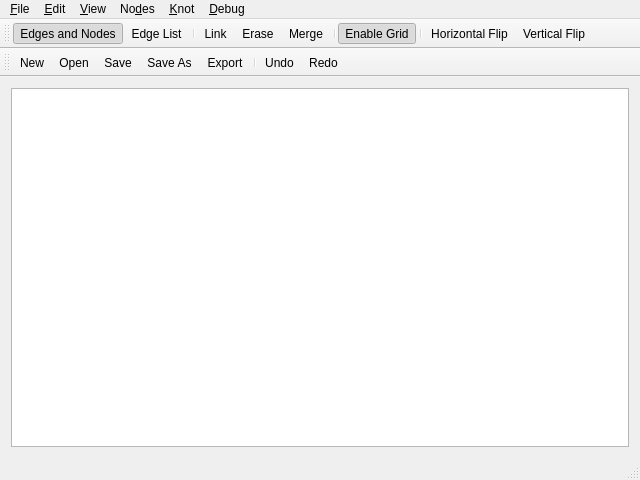
<?xml version="1.0" encoding="UTF-8"?>
<ui version="4.0">
 <class>Knot_Window</class>
 <widget class="QMainWindow" name="Knot_Window">
  <property name="geometry">
   <rect>
    <x>0</x>
    <y>0</y>
    <width>640</width>
    <height>480</height>
   </rect>
  </property>
  <property name="windowTitle">
   <string>Knotter</string>
  </property>
  <property name="windowIcon">
   <iconset resource="icons.qrc">
    <normaloff>:/img/logo.svg</normaloff>:/img/logo.svg</iconset>
  </property>
  <widget class="QWidget" name="centralWidget">
   <layout class="QGridLayout" name="gridLayout">
    <item row="0" column="0">
     <widget class="KnotView" name="canvas"/>
    </item>
   </layout>
  </widget>
  <widget class="QMenuBar" name="menuBar">
   <property name="geometry">
    <rect>
     <x>0</x>
     <y>0</y>
     <width>640</width>
     <height>21</height>
    </rect>
   </property>
   <widget class="QMenu" name="menu_File">
    <property name="title">
     <string>&amp;File</string>
    </property>
    <addaction name="action_New"/>
    <addaction name="action_Open"/>
    <addaction name="separator"/>
    <addaction name="action_Save"/>
    <addaction name="actionSave_As"/>
    <addaction name="action_Export"/>
    <addaction name="separator"/>
    <addaction name="action_Quit"/>
   </widget>
   <widget class="QMenu" name="menuNo_des">
    <property name="title">
     <string>No&amp;des</string>
    </property>
    <addaction name="action_Link"/>
    <addaction name="action_Erase"/>
    <addaction name="action_Merge"/>
    <addaction name="separator"/>
    <addaction name="separator"/>
    <addaction name="action_Horizontal_Flip"/>
    <addaction name="action_Vertical_Flip"/>
   </widget>
   <widget class="QMenu" name="menu_Edit">
    <property name="title">
     <string>&amp;Edit</string>
    </property>
    <addaction name="action_Undo"/>
    <addaction name="action_Redo"/>
    <addaction name="separator"/>
    <addaction name="actionCut"/>
    <addaction name="action_Copy"/>
    <addaction name="action_Paste"/>
    <addaction name="separator"/>
    <addaction name="actionSelect_All"/>
    <addaction name="separator"/>
    <addaction name="action_Configure_Knotter"/>
   </widget>
   <widget class="QMenu" name="menu_View">
    <property name="title">
     <string>&amp;View</string>
    </property>
    <widget class="QMenu" name="menu_Zoom">
     <property name="title">
      <string>&amp;Zoom</string>
     </property>
     <addaction name="actionZoom_In"/>
     <addaction name="actionZoom_Out"/>
     <addaction name="action_Reset_Zoom"/>
    </widget>
    <widget class="QMenu" name="menu_Toolbars">
     <property name="title">
      <string>&amp;Toolbars</string>
     </property>
     <addaction name="action_Main"/>
     <addaction name="action_Knot_Editing"/>
    </widget>
    <addaction name="menu_Toolbars"/>
    <addaction name="separator"/>
    <addaction name="menu_Zoom"/>
    <addaction name="action_Reset_View"/>
    <addaction name="separator"/>
    <addaction name="actionShow_Graph"/>
    <addaction name="actionShow_Knot_line"/>
    <addaction name="separator"/>
    <addaction name="actionEnable_Grid"/>
    <addaction name="actionConfigure_G_rid"/>
    <addaction name="action_Move_Grid"/>
   </widget>
   <widget class="QMenu" name="menu_Knot">
    <property name="title">
     <string>&amp;Knot</string>
    </property>
    <addaction name="action_Style"/>
    <addaction name="separator"/>
    <addaction name="actionInsert_Edges"/>
    <addaction name="actionEdge_List"/>
    <addaction name="separator"/>
    <addaction name="actionRefresh_Path"/>
   </widget>
   <widget class="QMenu" name="menu_Debug">
    <property name="title">
     <string>&amp;Debug</string>
    </property>
    <addaction name="actionForce_Crash"/>
   </widget>
   <addaction name="menu_File"/>
   <addaction name="menu_Edit"/>
   <addaction name="menu_View"/>
   <addaction name="menuNo_des"/>
   <addaction name="menu_Knot"/>
   <addaction name="menu_Debug"/>
  </widget>
  <widget class="QStatusBar" name="statusbar"/>
  <widget class="QToolBar" name="EditBar">
   <property name="windowTitle">
    <string>EditBar</string>
   </property>
   <property name="allowedAreas">
    <set>Qt::AllToolBarAreas</set>
   </property>
   <attribute name="toolBarArea">
    <enum>TopToolBarArea</enum>
   </attribute>
   <attribute name="toolBarBreak">
    <bool>false</bool>
   </attribute>
   <addaction name="actionInsert_Edges"/>
   <addaction name="actionEdge_List"/>
   <addaction name="separator"/>
   <addaction name="action_Link"/>
   <addaction name="action_Erase"/>
   <addaction name="action_Merge"/>
   <addaction name="separator"/>
   <addaction name="actionEnable_Grid"/>
   <addaction name="separator"/>
   <addaction name="action_Horizontal_Flip"/>
   <addaction name="action_Vertical_Flip"/>
  </widget>
  <widget class="QToolBar" name="MainToolBar">
   <property name="windowTitle">
    <string>MainToolBar</string>
   </property>
   <attribute name="toolBarArea">
    <enum>TopToolBarArea</enum>
   </attribute>
   <attribute name="toolBarBreak">
    <bool>true</bool>
   </attribute>
   <addaction name="action_New"/>
   <addaction name="action_Open"/>
   <addaction name="action_Save"/>
   <addaction name="actionSave_As"/>
   <addaction name="action_Export"/>
   <addaction name="separator"/>
   <addaction name="action_Undo"/>
   <addaction name="action_Redo"/>
  </widget>
  <action name="action_Save">
   <property name="text">
    <string>&amp;Save</string>
   </property>
  </action>
  <action name="actionSave_As">
   <property name="text">
    <string>Save &amp;As...</string>
   </property>
  </action>
  <action name="action_Export">
   <property name="text">
    <string>E&amp;xport...</string>
   </property>
  </action>
  <action name="action_Open">
   <property name="text">
    <string>&amp;Open</string>
   </property>
  </action>
  <action name="action_New">
   <property name="text">
    <string>&amp;New</string>
   </property>
  </action>
  <action name="action_Quit">
   <property name="text">
    <string>&amp;Quit</string>
   </property>
  </action>
  <action name="actionInsert_Edges">
   <property name="checkable">
    <bool>true</bool>
   </property>
   <property name="checked">
    <bool>true</bool>
   </property>
   <property name="icon">
    <iconset resource="icons.qrc">
     <normaloff>:/img/edit_edges.svg</normaloff>:/img/edit_edges.svg</iconset>
   </property>
   <property name="text">
    <string>&amp;Edges and Nodes</string>
   </property>
   <property name="shortcut">
    <string>Alt+Shift+E</string>
   </property>
  </action>
  <action name="actionEdge_List">
   <property name="checkable">
    <bool>true</bool>
   </property>
   <property name="icon">
    <iconset resource="icons.qrc">
     <normaloff>:/img/edge_list.svg</normaloff>:/img/edge_list.svg</iconset>
   </property>
   <property name="text">
    <string>Edge &amp;List</string>
   </property>
   <property name="shortcut">
    <string>Alt+Shift+L</string>
   </property>
  </action>
  <action name="action_Link">
   <property name="icon">
    <iconset resource="icons.qrc">
     <normaloff>:/img/link.svg</normaloff>:/img/link.svg</iconset>
   </property>
   <property name="text">
    <string>&amp;Link</string>
   </property>
   <property name="toolTip">
    <string>Link Selected Nodes</string>
   </property>
   <property name="shortcut">
    <string>Ctrl+L</string>
   </property>
  </action>
  <action name="action_Erase">
   <property name="text">
    <string>&amp;Erase</string>
   </property>
   <property name="toolTip">
    <string>Erase Selected Nodes</string>
   </property>
   <property name="shortcut">
    <string>Del</string>
   </property>
  </action>
  <action name="action_Merge">
   <property name="icon">
    <iconset resource="icons.qrc">
     <normaloff>:/img/merge.svg</normaloff>:/img/merge.svg</iconset>
   </property>
   <property name="text">
    <string>&amp;Merge</string>
   </property>
   <property name="toolTip">
    <string>Merge Selected Nodes</string>
   </property>
   <property name="shortcut">
    <string>Ctrl+M</string>
   </property>
  </action>
  <action name="action_Undo">
   <property name="text">
    <string>&amp;Undo</string>
   </property>
  </action>
  <action name="action_Redo">
   <property name="text">
    <string>&amp;Redo</string>
   </property>
  </action>
  <action name="actionSelect_All">
   <property name="text">
    <string>Select &amp;All</string>
   </property>
  </action>
  <action name="actionRefresh_Path">
   <property name="text">
    <string>Refresh &amp;Path</string>
   </property>
  </action>
  <action name="action_Main">
   <property name="checkable">
    <bool>true</bool>
   </property>
   <property name="checked">
    <bool>true</bool>
   </property>
   <property name="text">
    <string>&amp;Main</string>
   </property>
  </action>
  <action name="action_Knot_Editing">
   <property name="checkable">
    <bool>true</bool>
   </property>
   <property name="checked">
    <bool>true</bool>
   </property>
   <property name="text">
    <string>&amp;Knot Editing</string>
   </property>
  </action>
  <action name="actionZoom_In">
   <property name="text">
    <string>Zoom &amp;In</string>
   </property>
  </action>
  <action name="actionZoom_Out">
   <property name="text">
    <string>Zoom &amp;Out</string>
   </property>
  </action>
  <action name="action_Reset_Zoom">
   <property name="text">
    <string>&amp;Reset Zoom</string>
   </property>
   <property name="shortcut">
    <string>Ctrl+0</string>
   </property>
  </action>
  <action name="action_Reset_View">
   <property name="text">
    <string>&amp;Reset View</string>
   </property>
  </action>
  <action name="actionShow_Graph">
   <property name="checkable">
    <bool>true</bool>
   </property>
   <property name="checked">
    <bool>true</bool>
   </property>
   <property name="text">
    <string>Show &amp;Graph</string>
   </property>
  </action>
  <action name="actionShow_Knot_line">
   <property name="checkable">
    <bool>true</bool>
   </property>
   <property name="checked">
    <bool>true</bool>
   </property>
   <property name="text">
    <string>Show Knot&amp;line</string>
   </property>
  </action>
  <action name="action_Style">
   <property name="text">
    <string>&amp;Style...</string>
   </property>
  </action>
  <action name="actionCut">
   <property name="text">
    <string>Cu&amp;t</string>
   </property>
  </action>
  <action name="action_Copy">
   <property name="text">
    <string>&amp;Copy</string>
   </property>
  </action>
  <action name="action_Paste">
   <property name="text">
    <string>&amp;Paste</string>
   </property>
  </action>
  <action name="action_Configure_Knotter">
   <property name="enabled">
    <bool>false</bool>
   </property>
   <property name="text">
    <string>Pre&amp;ferences...</string>
   </property>
  </action>
  <action name="actionEnable_Grid">
   <property name="checkable">
    <bool>true</bool>
   </property>
   <property name="checked">
    <bool>true</bool>
   </property>
   <property name="icon">
    <iconset resource="icons.qrc">
     <normaloff>:/img/square_grid.svg</normaloff>:/img/square_grid.svg</iconset>
   </property>
   <property name="text">
    <string>&amp;Enable Grid</string>
   </property>
  </action>
  <action name="actionConfigure_G_rid">
   <property name="text">
    <string>Configure G&amp;rid...</string>
   </property>
  </action>
  <action name="action_Horizontal_Flip">
   <property name="icon">
    <iconset resource="icons.qrc">
     <normaloff>:/img/hflip.svg</normaloff>:/img/hflip.svg</iconset>
   </property>
   <property name="text">
    <string>&amp;Horizontal Flip</string>
   </property>
  </action>
  <action name="action_Vertical_Flip">
   <property name="icon">
    <iconset resource="icons.qrc">
     <normaloff>:/img/vflip.svg</normaloff>:/img/vflip.svg</iconset>
   </property>
   <property name="text">
    <string>&amp;Vertical Flip</string>
   </property>
  </action>
  <action name="action_Move_Grid">
   <property name="enabled">
    <bool>false</bool>
   </property>
   <property name="icon">
    <iconset resource="icons.qrc">
     <normaloff>:/img/move_grid.svg</normaloff>:/img/move_grid.svg</iconset>
   </property>
   <property name="text">
    <string>&amp;Move Grid</string>
   </property>
  </action>
  <action name="actionForce_Crash">
   <property name="text">
    <string>Force &amp;Crash</string>
   </property>
  </action>
 </widget>
 <layoutdefault spacing="6" margin="11"/>
 <customwidgets>
  <customwidget>
   <class>KnotView</class>
   <extends>QGraphicsView</extends>
   <header>graphics/knotview.hpp</header>
   <slots>
    <signal>mouse_moved(QPointF)</signal>
    <slot>erase_selected()</slot>
    <slot>link_selected()</slot>
    <slot>merge_selected()</slot>
    <slot>select_all()</slot>
    <slot>redraw()</slot>
    <slot>reset_view()</slot>
    <slot>reset_zoom()</slot>
    <slot>flip_horizontal()</slot>
    <slot>flip_vertical()</slot>
    <slot>mode_move_grid()</slot>
    <slot>toggle_knotline(bool)</slot>
    <slot>toggle_graph(bool)</slot>
   </slots>
  </customwidget>
 </customwidgets>
 <resources>
  <include location="icons.qrc"/>
 </resources>
 <connections>
  <connection>
   <sender>action_Erase</sender>
   <signal>triggered()</signal>
   <receiver>canvas</receiver>
   <slot>erase_selected()</slot>
   <hints>
    <hint type="sourcelabel">
     <x>-1</x>
     <y>-1</y>
    </hint>
    <hint type="destinationlabel">
     <x>319</x>
     <y>252</y>
    </hint>
   </hints>
  </connection>
  <connection>
   <sender>action_Merge</sender>
   <signal>triggered()</signal>
   <receiver>canvas</receiver>
   <slot>merge_selected()</slot>
   <hints>
    <hint type="sourcelabel">
     <x>-1</x>
     <y>-1</y>
    </hint>
    <hint type="destinationlabel">
     <x>319</x>
     <y>252</y>
    </hint>
   </hints>
  </connection>
  <connection>
   <sender>action_Link</sender>
   <signal>triggered()</signal>
   <receiver>canvas</receiver>
   <slot>link_selected()</slot>
   <hints>
    <hint type="sourcelabel">
     <x>-1</x>
     <y>-1</y>
    </hint>
    <hint type="destinationlabel">
     <x>319</x>
     <y>252</y>
    </hint>
   </hints>
  </connection>
  <connection>
   <sender>actionSelect_All</sender>
   <signal>triggered()</signal>
   <receiver>canvas</receiver>
   <slot>select_all()</slot>
   <hints>
    <hint type="sourcelabel">
     <x>-1</x>
     <y>-1</y>
    </hint>
    <hint type="destinationlabel">
     <x>319</x>
     <y>265</y>
    </hint>
   </hints>
  </connection>
  <connection>
   <sender>actionEdge_List</sender>
   <signal>triggered()</signal>
   <receiver>Knot_Window</receiver>
   <slot>mode_edge_list()</slot>
   <hints>
    <hint type="sourcelabel">
     <x>-1</x>
     <y>-1</y>
    </hint>
    <hint type="destinationlabel">
     <x>319</x>
     <y>239</y>
    </hint>
   </hints>
  </connection>
  <connection>
   <sender>actionInsert_Edges</sender>
   <signal>triggered()</signal>
   <receiver>Knot_Window</receiver>
   <slot>mode_edge()</slot>
   <hints>
    <hint type="sourcelabel">
     <x>-1</x>
     <y>-1</y>
    </hint>
    <hint type="destinationlabel">
     <x>319</x>
     <y>239</y>
    </hint>
   </hints>
  </connection>
  <connection>
   <sender>canvas</sender>
   <signal>mouse_moved(QPointF)</signal>
   <receiver>Knot_Window</receiver>
   <slot>mouse_moved(QPointF)</slot>
   <hints>
    <hint type="sourcelabel">
     <x>324</x>
     <y>380</y>
    </hint>
    <hint type="destinationlabel">
     <x>470</x>
     <y>495</y>
    </hint>
   </hints>
  </connection>
  <connection>
   <sender>actionRefresh_Path</sender>
   <signal>triggered()</signal>
   <receiver>canvas</receiver>
   <slot>redraw()</slot>
   <hints>
    <hint type="sourcelabel">
     <x>-1</x>
     <y>-1</y>
    </hint>
    <hint type="destinationlabel">
     <x>319</x>
     <y>263</y>
    </hint>
   </hints>
  </connection>
  <connection>
   <sender>action_New</sender>
   <signal>triggered()</signal>
   <receiver>Knot_Window</receiver>
   <slot>clear()</slot>
   <hints>
    <hint type="sourcelabel">
     <x>-1</x>
     <y>-1</y>
    </hint>
    <hint type="destinationlabel">
     <x>319</x>
     <y>239</y>
    </hint>
   </hints>
  </connection>
  <connection>
   <sender>actionSave_As</sender>
   <signal>triggered()</signal>
   <receiver>Knot_Window</receiver>
   <slot>saveAs()</slot>
   <hints>
    <hint type="sourcelabel">
     <x>-1</x>
     <y>-1</y>
    </hint>
    <hint type="destinationlabel">
     <x>319</x>
     <y>239</y>
    </hint>
   </hints>
  </connection>
  <connection>
   <sender>action_Save</sender>
   <signal>triggered()</signal>
   <receiver>Knot_Window</receiver>
   <slot>save()</slot>
   <hints>
    <hint type="sourcelabel">
     <x>-1</x>
     <y>-1</y>
    </hint>
    <hint type="destinationlabel">
     <x>319</x>
     <y>239</y>
    </hint>
   </hints>
  </connection>
  <connection>
   <sender>action_Open</sender>
   <signal>triggered()</signal>
   <receiver>Knot_Window</receiver>
   <slot>open()</slot>
   <hints>
    <hint type="sourcelabel">
     <x>-1</x>
     <y>-1</y>
    </hint>
    <hint type="destinationlabel">
     <x>319</x>
     <y>239</y>
    </hint>
   </hints>
  </connection>
  <connection>
   <sender>action_Export</sender>
   <signal>triggered()</signal>
   <receiver>Knot_Window</receiver>
   <slot>exportSVG()</slot>
   <hints>
    <hint type="sourcelabel">
     <x>-1</x>
     <y>-1</y>
    </hint>
    <hint type="destinationlabel">
     <x>319</x>
     <y>239</y>
    </hint>
   </hints>
  </connection>
  <connection>
   <sender>action_Reset_View</sender>
   <signal>triggered()</signal>
   <receiver>canvas</receiver>
   <slot>reset_view()</slot>
   <hints>
    <hint type="sourcelabel">
     <x>-1</x>
     <y>-1</y>
    </hint>
    <hint type="destinationlabel">
     <x>319</x>
     <y>263</y>
    </hint>
   </hints>
  </connection>
  <connection>
   <sender>action_Main</sender>
   <signal>triggered(bool)</signal>
   <receiver>MainToolBar</receiver>
   <slot>setVisible(bool)</slot>
   <hints>
    <hint type="sourcelabel">
     <x>-1</x>
     <y>-1</y>
    </hint>
    <hint type="destinationlabel">
     <x>319</x>
     <y>55</y>
    </hint>
   </hints>
  </connection>
  <connection>
   <sender>action_Knot_Editing</sender>
   <signal>triggered(bool)</signal>
   <receiver>EditBar</receiver>
   <slot>setVisible(bool)</slot>
   <hints>
    <hint type="sourcelabel">
     <x>-1</x>
     <y>-1</y>
    </hint>
    <hint type="destinationlabel">
     <x>319</x>
     <y>32</y>
    </hint>
   </hints>
  </connection>
  <connection>
   <sender>action_Reset_Zoom</sender>
   <signal>triggered()</signal>
   <receiver>canvas</receiver>
   <slot>reset_zoom()</slot>
   <hints>
    <hint type="sourcelabel">
     <x>-1</x>
     <y>-1</y>
    </hint>
    <hint type="destinationlabel">
     <x>319</x>
     <y>266</y>
    </hint>
   </hints>
  </connection>
  <connection>
   <sender>actionZoom_In</sender>
   <signal>triggered()</signal>
   <receiver>Knot_Window</receiver>
   <slot>zoom_in()</slot>
   <hints>
    <hint type="sourcelabel">
     <x>-1</x>
     <y>-1</y>
    </hint>
    <hint type="destinationlabel">
     <x>319</x>
     <y>239</y>
    </hint>
   </hints>
  </connection>
  <connection>
   <sender>actionZoom_Out</sender>
   <signal>triggered()</signal>
   <receiver>Knot_Window</receiver>
   <slot>zoom_out()</slot>
   <hints>
    <hint type="sourcelabel">
     <x>-1</x>
     <y>-1</y>
    </hint>
    <hint type="destinationlabel">
     <x>319</x>
     <y>239</y>
    </hint>
   </hints>
  </connection>
  <connection>
   <sender>actionCut</sender>
   <signal>triggered()</signal>
   <receiver>Knot_Window</receiver>
   <slot>cut()</slot>
   <hints>
    <hint type="sourcelabel">
     <x>-1</x>
     <y>-1</y>
    </hint>
    <hint type="destinationlabel">
     <x>319</x>
     <y>239</y>
    </hint>
   </hints>
  </connection>
  <connection>
   <sender>action_Copy</sender>
   <signal>triggered()</signal>
   <receiver>Knot_Window</receiver>
   <slot>copy()</slot>
   <hints>
    <hint type="sourcelabel">
     <x>-1</x>
     <y>-1</y>
    </hint>
    <hint type="destinationlabel">
     <x>319</x>
     <y>239</y>
    </hint>
   </hints>
  </connection>
  <connection>
   <sender>action_Paste</sender>
   <signal>triggered()</signal>
   <receiver>Knot_Window</receiver>
   <slot>paste()</slot>
   <hints>
    <hint type="sourcelabel">
     <x>-1</x>
     <y>-1</y>
    </hint>
    <hint type="destinationlabel">
     <x>319</x>
     <y>239</y>
    </hint>
   </hints>
  </connection>
  <connection>
   <sender>actionConfigure_G_rid</sender>
   <signal>triggered()</signal>
   <receiver>Knot_Window</receiver>
   <slot>configure_grid()</slot>
   <hints>
    <hint type="sourcelabel">
     <x>-1</x>
     <y>-1</y>
    </hint>
    <hint type="destinationlabel">
     <x>319</x>
     <y>239</y>
    </hint>
   </hints>
  </connection>
  <connection>
   <sender>actionEnable_Grid</sender>
   <signal>triggered(bool)</signal>
   <receiver>Knot_Window</receiver>
   <slot>enable_grid(bool)</slot>
   <hints>
    <hint type="sourcelabel">
     <x>-1</x>
     <y>-1</y>
    </hint>
    <hint type="destinationlabel">
     <x>319</x>
     <y>239</y>
    </hint>
   </hints>
  </connection>
  <connection>
   <sender>action_Horizontal_Flip</sender>
   <signal>triggered()</signal>
   <receiver>canvas</receiver>
   <slot>flip_horizontal()</slot>
   <hints>
    <hint type="sourcelabel">
     <x>-1</x>
     <y>-1</y>
    </hint>
    <hint type="destinationlabel">
     <x>319</x>
     <y>266</y>
    </hint>
   </hints>
  </connection>
  <connection>
   <sender>action_Vertical_Flip</sender>
   <signal>triggered()</signal>
   <receiver>canvas</receiver>
   <slot>flip_vertical()</slot>
   <hints>
    <hint type="sourcelabel">
     <x>-1</x>
     <y>-1</y>
    </hint>
    <hint type="destinationlabel">
     <x>319</x>
     <y>266</y>
    </hint>
   </hints>
  </connection>
  <connection>
   <sender>action_Move_Grid</sender>
   <signal>triggered()</signal>
   <receiver>canvas</receiver>
   <slot>mode_move_grid()</slot>
   <hints>
    <hint type="sourcelabel">
     <x>-1</x>
     <y>-1</y>
    </hint>
    <hint type="destinationlabel">
     <x>319</x>
     <y>266</y>
    </hint>
   </hints>
  </connection>
  <connection>
   <sender>actionShow_Graph</sender>
   <signal>triggered(bool)</signal>
   <receiver>canvas</receiver>
   <slot>toggle_graph(bool)</slot>
   <hints>
    <hint type="sourcelabel">
     <x>-1</x>
     <y>-1</y>
    </hint>
    <hint type="destinationlabel">
     <x>319</x>
     <y>266</y>
    </hint>
   </hints>
  </connection>
  <connection>
   <sender>actionShow_Knot_line</sender>
   <signal>triggered(bool)</signal>
   <receiver>canvas</receiver>
   <slot>toggle_knotline(bool)</slot>
   <hints>
    <hint type="sourcelabel">
     <x>-1</x>
     <y>-1</y>
    </hint>
    <hint type="destinationlabel">
     <x>319</x>
     <y>266</y>
    </hint>
   </hints>
  </connection>
  <connection>
   <sender>actionForce_Crash</sender>
   <signal>triggered()</signal>
   <receiver>Knot_Window</receiver>
   <slot>cause_crash()</slot>
   <hints>
    <hint type="sourcelabel">
     <x>-1</x>
     <y>-1</y>
    </hint>
    <hint type="destinationlabel">
     <x>319</x>
     <y>239</y>
    </hint>
   </hints>
  </connection>
 </connections>
 <slots>
  <slot>mode_edge_list()</slot>
  <slot>mode_edge()</slot>
  <slot>mode_node()</slot>
  <slot>mouse_moved(QPointF)</slot>
  <slot>clear()</slot>
  <slot>save()</slot>
  <slot>saveAs()</slot>
  <slot>open()</slot>
  <slot>exportSVG()</slot>
  <slot>zoom_in()</slot>
  <slot>zoom_out()</slot>
  <slot>copy()</slot>
  <slot>cut()</slot>
  <slot>paste()</slot>
  <slot>enable_grid(bool)</slot>
  <slot>configure_grid()</slot>
  <slot>cause_crash()</slot>
 </slots>
</ui>
